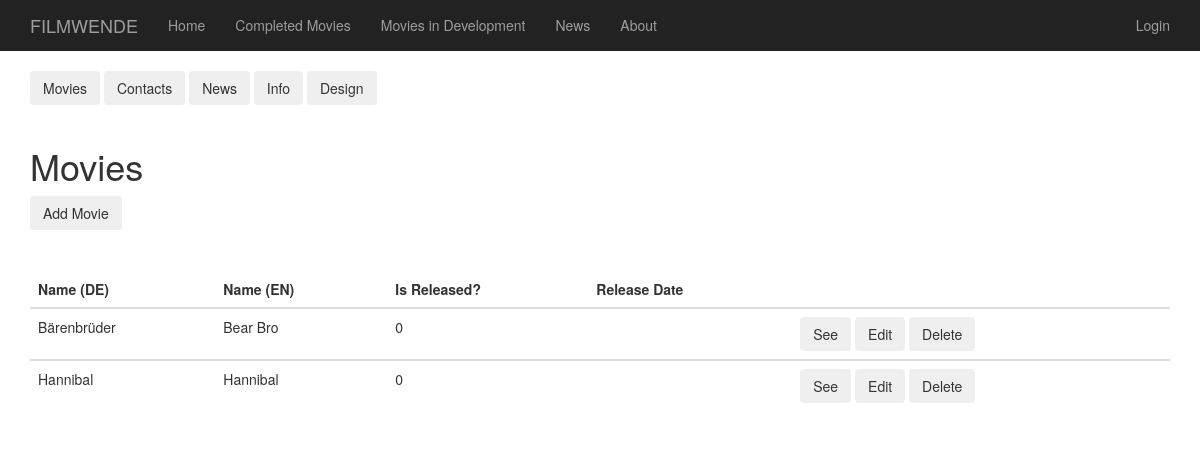
Before: /dashboard_movies with the older database file.
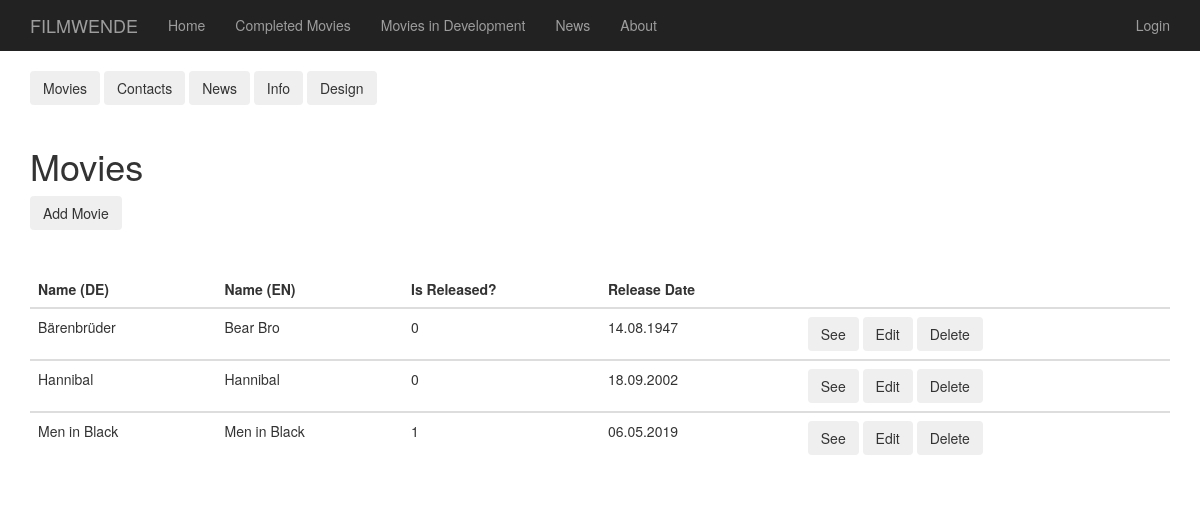
After: the same page with the newer database file.
### app/models.py (models this page shows, shortened)
class Movie(db.Model):
    __tablename__ = "movies"
    id = db.Column(db.Integer, primary_key=True)
    title_DE = db.Column(db.String, unique=True)
    title_EN = db.Column(db.String, unique=True)
    isReleased = db.Column(db.Integer)
    release_date = db.Column(db.String(140))
    format = db.Column(db.String)
    isColored = db.Column(db.Integer)
    language = db.Column(db.String)
    duration = db.Column(db.String)
    synopsis = db.Column(db.String)
    awards = db.Column(db.String)
    screenings = db.Column(db.String)
    supporters = db.Column(db.String)
    directors = db.Column(db.String)
    producers = db.Column(db.String)
    executive_producers = db.Column(db.String)
    editors = db.Column(db.String)
    cinematography = db.Column(db.String)
    sound_recordist = db.Column(db.String)
    sound_mix = db.Column(db.String)
    color = db.Column(db.String)
    image_url = db.Column(db.String)

### app/routes.py (the view)
@login_required
@app.route('/dashboard', methods=['GET', 'POST'])
@app.route ('/dashboard_movies')
def dashboard():
    movies = Movie.query.all()
    return render_template('dashboard_movies.html', movies = movies)

### app/templates/dashboard_movies.html
{% extends "base2.html" %}
{% block content %}
<div class="container">
  {% include '_dashboard.html' %}
  <div class="col"><hr></div>
  <h1>Movies</h1>
  <button type="button" class="btn btn-outline-secondary" onclick ="window.location = '/edit_movie';"> Add Movie</button>
  <div class="col"><hr></div>
  {% if movies | length > 0 %}
  <table class="table">
    <thead>
      <tr>
        <th scope="col">Name (DE)</th>
        <th scope="col">Name (EN)</th>
        <th scope="col">Is Released?</th>
        <th scope="col">Release Date</th>
        <th scope="col"></th>
      </tr>
    </thead>
    {%for movie in movies%}
    <tbody>
      <tr>
        <td>{{movie.title_DE }}</td>
        <td>{{movie.title_EN}}</td>
        <td>{{movie.isReleased}}</td>
        <td>{{movie.release_date}}</td>
        <td>
          <button type="button" class="btn btn-outline-secondary" onclick ="window.location = '/movies/{{movie.title_DE}}';"> See </button>
          <button type="button" class="btn btn-outline-secondary" onclick ="window.location = '/edit_movie?id={{movie.id}}';"> Edit </button>
          <button type="button" class="btn btn-outline-secondary" onclick ="window.location = '/delete_movie?id={{movie.id}}';"> Delete </button>
        </td>
      </tr>
    </tbody>
    {%endfor%}
  </table>
{%else%}
  <i>No movie yet.</i>
{%endif%}
  </div>
{%endblock%}

Changed rows visible on the page:
changed Movie "Bärenbrüder": release_date (not shown) → "14.08.1947"
changed Movie "Hannibal": release_date (not shown) → "18.09.2002"
added Movie: title_DE "Men in Black", title_EN "Men in Black", isReleased "1", release_date "06.05.2019"
